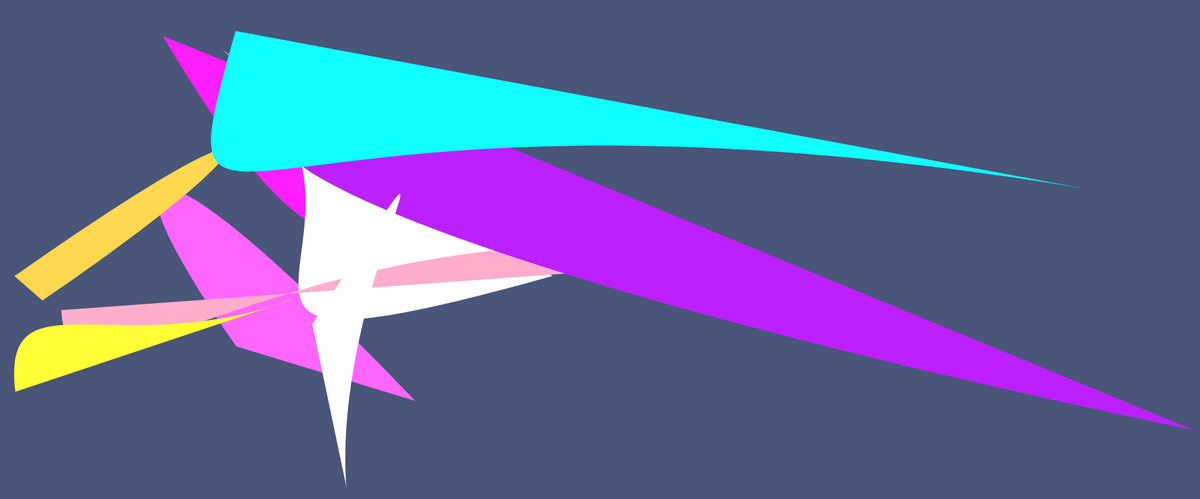
Frame 1 (no input)
Frame 60 (no input): identical to frame 1, image omitted
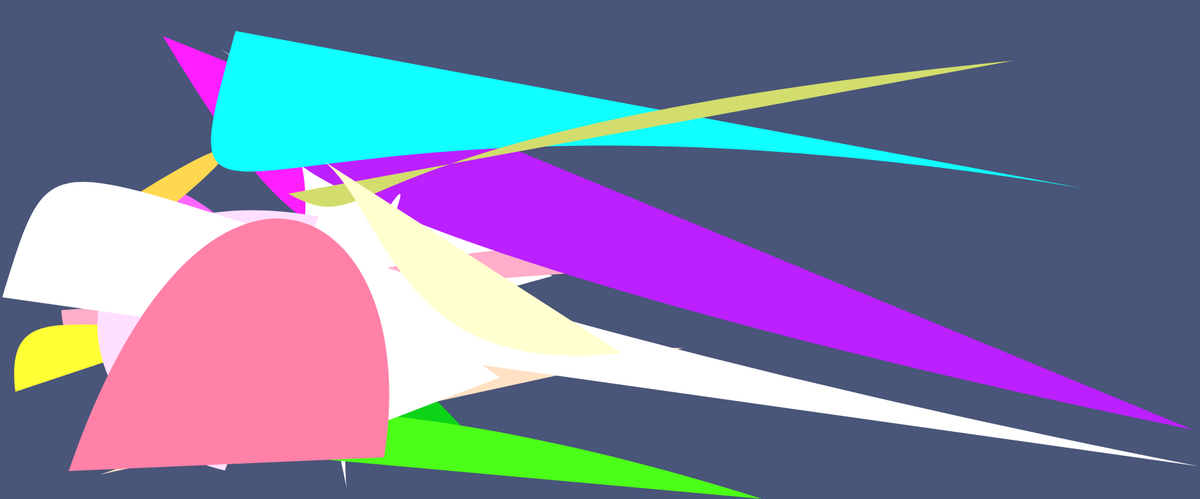
Frame 120 (the mouse pressed at the canvas centre since frame 60)

The p5.js sketch that drew these frames (run headless with seeded random() and noise() and a simulated clock; from frame 60 on, the mouse is pressed at the canvas centre):

// p5.js sketch
// ── sketch.js
 function setup() {
   createCanvas(1800, 749);
   background(73, 85, 121);
  
  for(i=1;i< 10; i++){
    fill(random(561),random(492),random(683));
  
    noStroke();
    
    beginShape();
    vertex(random(0,1800),random(0,749));
    bezierVertex(random(749),random(749),random(749),random(749),random(749),random(749));
    endShape();
    
}
    
  
}

function draw() {
 
}

function mousePressed(){
  
 for(i=1;i< 10; i++){
    fill(random(523),random(858),random(423));
  
    noStroke();
    
    beginShape();
    vertex(random(0,1800),random(0,749));
    bezierVertex(random(749),random(749),random(749),random(749),random(749),random(749));
    endShape(); }
  

}

// ── style.css
html, body {
  margin: 0;
  padding: 0;
}
canvas {
  display: block;
}
a {
  text-decoration: none;
  font-size: 14px;
  color: rgb(200, 43, 214);
  display: inline-block;
  margin-left: 20px;
}
